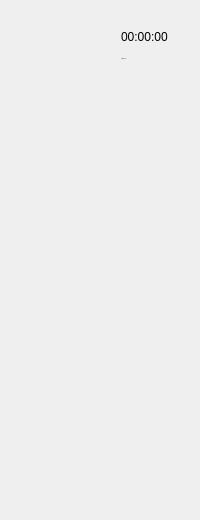
                     <widget class="QWidget" name="home">
                      <property name="styleSheet">
                       <string notr="true"/>
                      </property>
                      <layout class="QVBoxLayout" name="verticalLayout_7">
                       <item>
                        <widget class="QFrame" name="frame">
                         <property name="styleSheet">
                          <string notr="true">border:None;
</string>
                         </property>
                         <property name="frameShape">
                          <enum>QFrame::Shape::StyledPanel</enum>
                         </property>
                         <property name="frameShadow">
                          <enum>QFrame::Shadow::Raised</enum>
                         </property>
                         <layout class="QHBoxLayout" name="horizontalLayout_6">
                          <item>
                           <widget class="QFrame" name="missiontime_frame">
                            <property name="styleSheet">
                             <string notr="true">border:None;</string>
                            </property>
                            <property name="frameShape">
                             <enum>QFrame::Shape::StyledPanel</enum>
                            </property>
                            <property name="frameShadow">
                             <enum>QFrame::Shadow::Raised</enum>
                            </property>
                            <layout class="QGridLayout" name="gridLayout_4">
                             <item row="0" column="0">
                              <widget class="QLabel" name="label_mission_time">
                               <property name="text">
                                <string/>
                               </property>
                              </widget>
                             </item>
                            </layout>
                           </widget>
                          </item>
                          <item alignment="Qt::AlignmentFlag::AlignRight">
                           <widget class="QFrame" name="frame_5">
                            <property name="styleSheet">
                             <string notr="true">border:None;</string>
                            </property>
                            <property name="frameShape">
                             <enum>QFrame::Shape::StyledPanel</enum>
                            </property>
                            <property name="frameShadow">
                             <enum>QFrame::Shadow::Raised</enum>
                            </property>
                            <layout class="QVBoxLayout" name="verticalLayout_13">
                             <item>
                              <widget class="QTimeEdit" name="timeEdit">
                               <property name="styleSheet">
                                <string notr="true">QTimeEdit {
    border: none;
    background: transparent;
    font: 54px &quot;Segoe UI&quot;; /* Digital-style font */
    qproperty-alignment: AlignCenter; /* Centers the text */
}

QTimeEdit::drop-down {
    width: 0px; /* Hides the dropdown button */
    border: none;
}

QTimeEdit::up-button, QTimeEdit::down-button {
    width: 0px; /* Hides the spin buttons */
    height: 0px;
    border: none;
}

QTimeEdit::down-arrow {
    image: url(/images/down-arrow.png); /* Optional, use a simple icon */
    width: 10px;
    height: 10px;
}
</string>
                               </property>
                               <property name="readOnly">
                                <bool>true</bool>
                               </property>
                              </widget>
                             </item>
                             <item>
                              <widget class="QDateEdit" name="dateEdit">
                               <property name="font">
                                <font>
                                 <family>Segoe UI</family>
                                 <pointsize>-1</pointsize>
                                 <italic>false</italic>
                                 <bold>false</bold>
                                </font>
                               </property>
                               <property name="styleSheet">
                                <string notr="true">QDateEdit {
    border: none;
    background: transparent;
    font: 30px &quot;Segoe UI&quot;; /* Digital-style font */
    qproperty-alignment: AlignCenter; /* Centers the text */
}

QDateEdit::drop-down {
    width: 0px; /* Hides the dropdown button */
    border: none;
}

QDateEdit::up-button, QDateEdit::down-button {
    width: 0px; /* Hides the spin buttons */
    height: 0px;
    border: none;
}

QDateEdit::down-arrow {
    image: url(/images/down-arrow.png); /* Optional, use a simple icon */
    width: 10px;
    height: 10px;
}


</string>
                               </property>
                               <property name="readOnly">
                                <bool>true</bool>
                               </property>
                              </widget>
                             </item>
                            </layout>
                           </widget>
                          </item>
                         </layout>
                        </widget>
                       </item>
                       <item>
                        <widget class="QFrame" name="frame_2">
                         <property name="styleSheet">
                          <string notr="true">border:None;</string>
                         </property>
                         <property name="frameShape">
                          <enum>QFrame::Shape::StyledPanel</enum>
                         </property>
                         <property name="frameShadow">
                          <enum>QFrame::Shadow::Raised</enum>
                         </property>
                         <layout class="QHBoxLayout" name="horizontalLayout_7">
                          <item>
                           <widget class="QLabel" name="label_reccomendations">
                            <property name="minimumSize">
                             <size>
                              <width>0</width>
                              <height>400</height>
                             </size>
                            </property>
                            <property name="styleSheet">
                             <string notr="true"/>
                            </property>
                            <property name="text">
                             <string/>
                            </property>
                           </widget>
                          </item>
                         </layout>
                        </widget>
                       </item>
                      </layout>
                     </widget>
